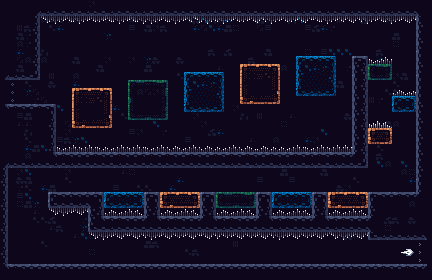

This is a level from a 2D game, rendered from its Tiled map with the project's own tilesets. A one-line summary and the map file follow, with tile-layer data summarised:
An orthogonal 54x35 tile map with 8x8 px tiles, 3 tile layers (level1_background, level1_map, level1_entities).

<map version="1.4" tiledversion="1.4.3" orientation="orthogonal" renderorder="right-down" width="54" height="35" tilewidth="8" tileheight="8" infinite="0" nextlayerid="25" nextobjectid="5">
 <properties>
  <property name="nextLevel" value="level9" />
  <property name="spawnX" type="int" value="3" />
  <property name="spawnY" type="int" value="12" />
 </properties>
 <tileset firstgid="1" source="tiles.tsx" />
 <layer id="10" name="level1_background" width="54" height="35">
  <data>[1890 cells, 1890 non-empty, 19 distinct tile ids]</data>
 </layer>
 <layer id="6" name="level1_map" width="54" height="35">
  <data>[1890 cells, 763 non-empty, 119 distinct tile ids]</data>
 </layer>
 <layer id="14" name="level1_entities" width="54" height="35">
  <data>[1890 cells, 0 non-empty, 0 distinct tile ids]</data>
 </layer>
</map>